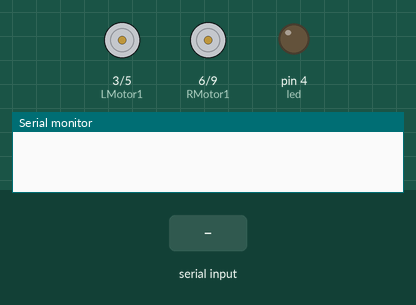
Bench run of a sketch on a simulated Arduino Uno, built with avr-gcc and run on an emulated ATmega328P. Parts: motor-driver pin pairs drawn as motors (green arrow = first pin HIGH = forward, orange = second pin HIGH = backward, longer = more drive), output pins drawn as LEDs (lit = HIGH), the last lines printed to the serial monitor. Inputs (shaded band) come from the test bench.

Above: at 1.2 s.
1.3 s: "FF" received over the second serial link
At 2.5 s:
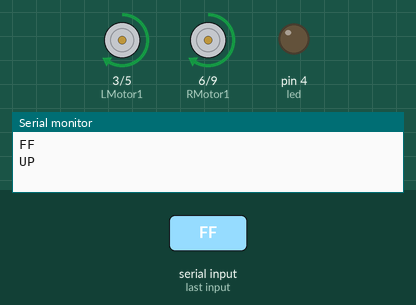
2.8 s: "BB" received over the second serial link
At 3.7 s:
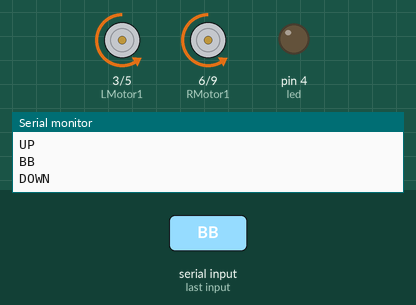
4.3 s: "RR" received over the second serial link
At 4.9 s:
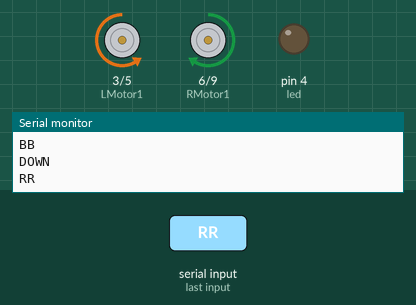
5.8 s: "LL" received over the second serial link
At 7.0 s:
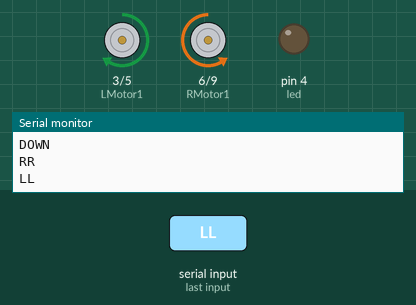
7.3 s: "SWS" received over the second serial link
At 8.5 s:
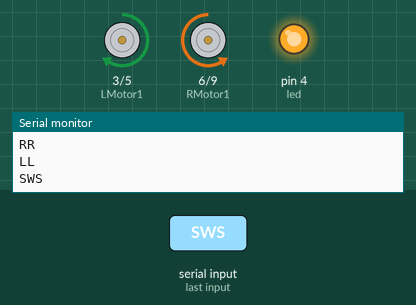
8.8 s: "SS" received over the second serial link
At 9.5 s:
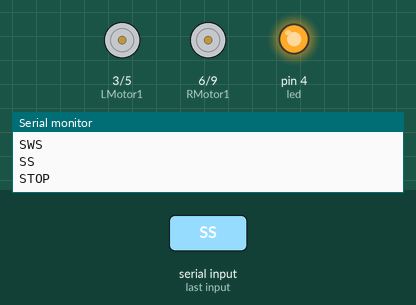
Timing chart, 0 to 11.3 s (numbered marks = the images above; inputs shaded):
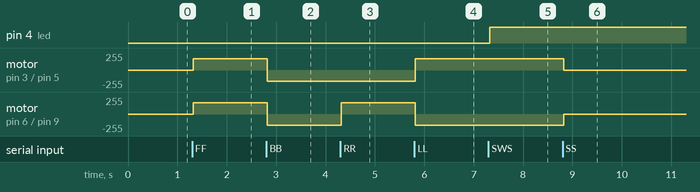

Measured:
- after the input at 1.3 s, motor on pin 3 (LMotor1) / pin 5 (LMotor2), motor on pin 6 (RMotor1) / pin 9 (RMotor2): stopped → forward 170/255 at once
- after the input at 2.8 s, motor on pin 3 (LMotor1) / pin 5 (LMotor2), motor on pin 6 (RMotor1) / pin 9 (RMotor2): forward 170/255 → backward 170/255 at once
- after the input at 4.3 s, motor on pin 6 (RMotor1) / pin 9 (RMotor2): backward 170/255 → forward 170/255 at once
- after the input at 5.8 s, motor on pin 3 (LMotor1) / pin 5 (LMotor2): backward 170/255 → forward 170/255 at once; motor on pin 6 (RMotor1) / pin 9 (RMotor2): forward 170/255 → backward 170/255 at once
- after the input at 7.3 s, pin 4 (led): LOW → HIGH at once
- after the input at 8.8 s, motor on pin 3 (LMotor1) / pin 5 (LMotor2): forward 170/255 → stopped at once; motor on pin 6 (RMotor1) / pin 9 (RMotor2): backward 170/255 → stopped at once

The sketch:

11_ARD.ino
```cpp
#include <SoftwareSerial.h>
SoftwareSerial BT (11 ,10);    //TX , RX Respectively for BT
String readdata ;

int LMotor1=3;
int LMotor2=5;
int RMotor1=6;
int RMotor2=9;
int led=4;

void setup()
{
  BT.begin(9600);
  Serial.begin(9600);
  pinMode(LMotor1,OUTPUT);
  pinMode(LMotor2,OUTPUT);
  pinMode(RMotor1,OUTPUT);
  pinMode(RMotor2,OUTPUT);
  pinMode(led, OUTPUT);
}

void loop() {
  while(BT.available())
  {
    delay(10);
    char c = BT.read();
    readdata += c;
  }
  if (readdata.length()>0)
  {
    Serial.println(readdata);
    if (readdata == "FF")
    {
      Serial.println("UP");
      //Forward
      analogWrite(LMotor1,170);
      analogWrite(LMotor2,0);
      analogWrite(RMotor1,170);
      analogWrite(RMotor2,0);
      delay(10);
    }
    else if (readdata=="BB")
    {
      Serial.println("DOWN");
      analogWrite(LMotor1,0);
      analogWrite(LMotor2,170);
      analogWrite(RMotor1,0);
      analogWrite(RMotor2,170);
      delay(10);
    }
    else if (readdata=="SS")
    {
      Serial.println("STOP");
      analogWrite(LMotor1,0);
      analogWrite(LMotor2,0);
      analogWrite(RMotor1,0);
      analogWrite(RMotor2,0);
      delay(10);
    }
     else if (readdata=="RR")
    {
      // Right
      analogWrite(LMotor1,0);
      analogWrite(LMotor2,170);
      analogWrite(RMotor1,170);
      analogWrite(RMotor2,0);
      delay(10);
    }
     else if (readdata=="LL")
     {
      // Left
      analogWrite(LMotor1,170);
      analogWrite(LMotor2,0);
      analogWrite(RMotor1,0);
      analogWrite(RMotor2,170);
      delay(10);
     }
      else if (readdata=="SWS")
      {
        digitalWrite(led,HIGH);
      }
      else if (readdata=="SUS")
      {
        digitalWrite(led,LOW);
      }
  }
 readdata="";
}
```
